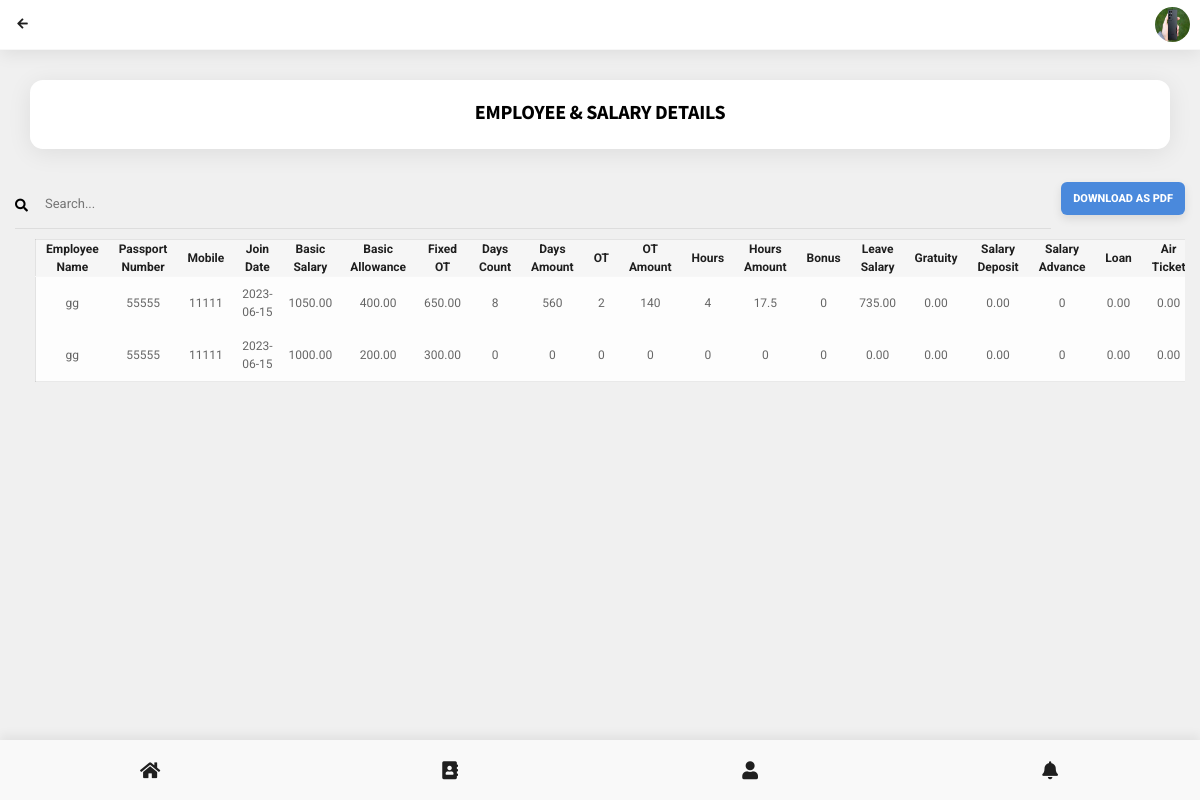
Screenshot of /user-pages/employee.php?company_id=3 (signed in) with the database file from the repository.
### tables this page shows
CREATE TABLE `document_names` (
  `dn_id` bigint(20) UNSIGNED NOT NULL,
  `user_id` bigint(20) UNSIGNED NOT NULL,
  `company_id` bigint(20) UNSIGNED NOT NULL,
  `document_type_id` bigint(20) UNSIGNED NOT NULL,
  `d_name` varchar(255) NOT NULL,
  `created_at` timestamp NULL DEFAULT NULL,
  `updated_at` timestamp NULL DEFAULT NULL
);

CREATE TABLE `employee_details` (
  `emp_id` bigint(20) NOT NULL,
  `employee_name` varchar(30) NOT NULL,
  `passport_no` varchar(9) NOT NULL,
  `mobile` int(15) NOT NULL,
  `join_date` date NOT NULL,
  `document_name_id_fk` bigint(20) UNSIGNED NOT NULL
);

CREATE TABLE `salary` (
  `id` bigint(20) NOT NULL,
  `basic_salary` decimal(10,2) NOT NULL,
  `basic_allowance` decimal(10,2) NOT NULL,
  `fixed_ot` decimal(10,2) NOT NULL,
  `days_count` int(3) NOT NULL,
  `days_amount` float NOT NULL,
  `ot` int(3) NOT NULL,
  `ot_amount` float NOT NULL,
  `hours` int(3) NOT NULL,
  `hours_amount` float NOT NULL,
  `bonus` float NOT NULL,
  `leave_salary` decimal(10,2) DEFAULT NULL,
  `gratuity` decimal(10,2) DEFAULT NULL,
  `salary_deposit` decimal(10,2) NOT NULL,
  `salary_advance` float NOT NULL,
  `loan` decimal(10,2) NOT NULL,
  `air_ticket` decimal(10,2) NOT NULL,
  `telephone_expense` decimal(10,2) NOT NULL,
  `total_salary` decimal(10,2) NOT NULL,
  `document_name_id_fk` bigint(20) UNSIGNED NOT NULL,
  `created_at` timestamp NULL DEFAULT NULL,
  `updated_at` timestamp NULL DEFAULT NULL,
  `salary_status` varchar(6) NOT NULL
);

### user-pages/employee.php (the view, shortened to what this page needs)
<?php include "in-connection.php";?>
<!DOCTYPE HTML>
<html lang="en">
<head>
    <?php include '../user-layouts/head.php';?>
</head>
<body class="theme-light" data-background="none" data-highlight="red2">
<div id="page">
    <?php include '../user-layouts/header.php';?>
    <?php include '../user-layouts/footer.php';?>
    <div class="page-content header-clear">
        <div class="content">
        <?php
if (isset($_GET['search'])) {
    $searchQuery = $_GET['search'];
    $company_id = $_GET['company_id'];
    $query = "
    SELECT *
    FROM `document_names` dn
    JOIN `document_types` dt ON dn.`document_type_id` = dt.`dt_id`
    JOIN `salary` s ON dn.`dn_id` = s.`document_name_id_fk`
    JOIN `companies` c ON c.`c_id` = dn.`company_id`
    JOIN `employee_details` ed ON ed.`document_name_id_fk` = dn.`dn_id`
    WHERE dt.`dt_name` = 'employee details' AND dn.company_id = " . $company_id . "
    AND (
        ed.`employee_name` LIKE '%$searchQuery%'
        OR ed.`passport_no` LIKE '%$searchQuery%'
        OR ed.`mobile` LIKE '%$searchQuery%'
        OR ed.`join_date` LIKE '%$searchQuery%'
        OR s.`basic_salary` LIKE '%$searchQuery%'
        OR s.`basic_allowance` LIKE '%$searchQuery%'
        OR s.`fixed_ot` LIKE '%$searchQuery%'
        OR s.`days_count` LIKE '%$searchQuery%'
        OR s.`days_amount` LIKE '%$searchQuery%'
        OR s.`ot` LIKE '%$searchQuery%'
        OR s.`ot_amount` LIKE '%$searchQuery%'
        OR s.`hours` LIKE '%$searchQuery%'
        OR s.`hours_amount` LIKE '%$searchQuery%'
        OR s.`bonus` LIKE '%$searchQuery%'
        OR s.`leave_salary` LIKE '%$searchQuery%'
        OR s.`gratuity` LIKE '%$searchQuery%'
        OR s.`salary_deposit` LIKE '%$searchQuery%'
        OR s.`salary_advance` LIKE '%$searchQuery%'
        OR s.`loan` LIKE '%$searchQuery%'
        OR s.`air_ticket` LIKE '%$searchQuery%'
        OR s.`telephone_expense` LIKE '%$searchQuery%'
        OR s.`total_salary` LIKE '%$searchQuery%'
        OR s.`salary_status` LIKE '%$searchQuery%'
    )
    ";
} else {
    $company_id = $_GET['company_id'];
    $query = "
    SELECT *
    FROM `document_names` dn
    JOIN `document_types` dt ON dn.`document_type_id` = dt.`dt_id`
    JOIN `salary` s ON dn.`dn_id` = s.`document_name_id_fk`
    JOIN `companies` c ON c.`c_id` = dn.`company_id`
    JOIN `employee_details` ed ON ed.`document_name_id_fk` = dn.`dn_id`
    WHERE dt.`dt_name` = 'employee details' AND dn.company_id = " . $company_id . "
    ";
}
$result = mysqli_query($con, $query);
if ($result) {
    echo '<div class="content-boxed">
                <div class="content bottom-0">
                    <h3 class="bolder uppercase text-center">Employee & Salary Details</h3>
                    <p class="bottom-25">
                    </p>
                </div>
            </div>';
    echo '<div id="search-form" class="search-form">
                <div class="input-style has-icon input-style-1 input-required">
                    <i class="input-icon fa fa-search"></i>
                    <input type="name" id="search-input" name="search" placeholder="Search..." value="' . (isset($_GET['search']) ? $_GET['search'] : '') . '" oninput="performSearch()">
                </div>
                <div class="pdf-download">
                    <a href="#" id="download-btn" onclick="generatePDF()" class="button button-xxs shadow-small button-round-small bg-blue2-dark">Download as PDF</a>
                </div>
            </div>';
    echo '<div class="table-scroll">
            <table id="search-results" class="table-borders-dark">
                <tr>
                    <th>Employee Name</th>
                    <th>Passport Number</th>
                    <th>Mobile</th>
                    <th>Join Date</th>
                    <th>Basic Salary</th>
                    <th>Basic Allowance</th>
                    <th>Fixed OT</th>
                    <th>Days Count</th>
                    <th>Days Amount</th>
                    <th>OT</th>
                    <th>OT Amount</th>
                    <th>Hours</th>
                    <th>Hours Amount</th>
                    <th>Bonus</th>
                    <th>Leave Salary</th>
                    <th>Gratuity</th>
                    <th>Salary Deposit</th>
                    <th>Salary Advance</th>
                    <th>Loan</th>
                    <th>Air Ticket</th>
                    <th>Telephone Expense</th>
                    <th>Total Salary</th>
                    <th>Salary Status</th>
                </tr>';
    while ($row = mysqli_fetch_assoc($result)) {
        echo '<tr>';
        echo '<td>' . $row['employee_name'] . '</td>';
        echo '<td>' . $row['passport_no'] . '</td>';
        echo '<td>' . $row['mobile'] . '</td>';
        echo '<td>' . $row['join_date'] . '</td>';
        echo '<td>' . $row['basic_salary'] . '</td>';
        echo '<td>' . $row['basic_allowance'] . '</td>';
        echo '<td>' . $row['fixed_ot'] . '</td>';
        echo '<td>' . $row['days_count'] . '</td>';
        echo '<td>' . $row['days_amount'] . '</td>';
        echo '<td>' . $row['ot'] . '</td>';
        echo '<td>' . $row['ot_amount'] . '</td>';
        echo '<td>' . $row['hours'] . '</td>';
        echo '<td>' . $row['hours_amount'] . '</td>';
        echo '<td>' . $row['bonus'] . '</td>';
        echo '<td>' . $row['leave_salary'] . '</td>';
        echo '<td>' . $row['gratuity'] . '</td>';
        echo '<td>' . $row['salary_deposit'] . '</td>';
        echo '<td>' . $row['salary_advance'] . '</td>';
        echo '<td>' . $row['loan'] . '</td>';
        echo '<td>' . $row['air_ticket'] . '</td>';
        echo '</tr>';
    }
    echo '</table>
        </div>';
} else {
    echo 'Error: ' . mysqli_error($con);
}
?>
        </div>
    </div>
</div>
</body>

### user-layouts/head.php (shortened to what this page needs)
<?php $url="http://localhost/Q-Ma_finul/"; ?>
<link rel="stylesheet" type="text/css" href="<?php echo $url;?>user-assets/styles/style.css">
<link rel="stylesheet" type="text/css" href="<?php echo $url;?>user-assets/styles/framework.css">
<link rel="stylesheet" type="text/css" href="<?php echo $url;?>user-assets/fonts/css/fontawesome-all.min.css">

### user-layouts/header.php (shortened to what this page needs)
<?php
$profile_image = $_SESSION['profile_image'];
$isHome = (basename($_SERVER['PHP_SELF']) == 'home.php');
$company_name = '';
if ($isHome || basename($_SERVER['PHP_SELF']) == 'about.php' || basename($_SERVER['PHP_SELF']) == 'contact-us.php' || basename($_SERVER['PHP_SELF']) == 'notification.php') {
    ?>
    <div class="header header-fixed header-logo-center">
        <a href="about.php">
            <img src="<?php echo $url;?>function/user/uploads/<?php echo $profile_image; ?>" class="circle-image2 profile-image" style="margin-left: 10px;" onerror="this.onerror=null; this.src='<?php echo $url;?>user-assets/images/no-pi.png';">
        </a>
        <div class="header-title">Q-MANDOOP</div>
    </div>
    <?php
} else {
    ?>
    <div class="header header-fixed header-logo-center">
        <div class="header-left">
            <a href="<?php
            if (basename($_SERVER['PHP_SELF']) == 'doc_type.php') {
                echo 'home.php';
            } else if (basename($_SERVER['PHP_SELF']) == 'employee.php') {
                $company_id = $_GET['company_id'];
                echo 'doc_type.php?company_id=' . $company_id;
            }
            ?>" class="header-icon header-icon-1"><i class="fas fa-arrow-left"></i></a>
        </div>
        <div class="header-title"><?php echo $company_name; ?></div>
        <div class="header-right">
            <a href="about.php">
                <img src="<?php echo $url;?>/function/user/uploads/<?php echo $profile_image; ?>" class="circle-image2 profile-image" style="margin-left: 10px;" onerror="this.onerror=null; this.src='<?php echo $url;?>user-assets/images/no-pi.png';">
            </a>
        </div>
    </div>
<?php } ?>

### user-layouts/footer.php (shortened to what this page needs)
<?php
include "in-connection.php";
$userID = $_SESSION['user_id'];
$notificationQuery = "
SELECT
    cr.expire_date
FROM
    company_registrations cr
WHERE
    cr.user_id = $userID
    AND (
        cr.expire_date <= DATE_ADD(CURRENT_DATE(), INTERVAL 5 DAY)
        OR cr.expire_date = CURRENT_DATE()
        OR cr.expire_date < CURRENT_DATE()
    )
LIMIT 1;
";
$notificationResult = mysqli_query($con, $notificationQuery);
$hasNotification = (mysqli_num_rows($notificationResult) > 0);
?>
<div id="footer-menu" class="footer-menu-4-icons footer-menu-style-2">
    <a href="<?php echo $url;?>user-pages/home.php" id="home-button"><i class="fa fa-home"></i><span class="font-13">HOME</span></a>
    <a href="<?php echo $url;?>user-pages/contact-us.php" id="contact-button"><i class="fas fa-address-book"></i><span class="font-13">CONTACT US</span></a>
    <a href="<?php echo $url;?>user-pages/about.php" id="about-button"><i class="fas fa-user"></i><span class="font-13">ABOUT</span></a>
    <?php if ($hasNotification) { ?>
        <a href="<?php echo $url;?>user-pages/notification.php" id="notification-button" style="color: #FF0000;"><i class="fas fa-bell"></i><span class="font-13">Notification</span></a>
    <?php } else { ?>
        <a href="<?php echo $url;?>user-pages/notification.php" id="notification-button"><i class="fas fa-bell"></i><span class="font-13">Notification</span></a>
    <?php } ?>
</div>

### user-layouts/head.php (style rules this page uses)
.circle-image2 { width: 200px; height: 200px; border-radius: 50%; overflow: hidden; }
.profile-image { width: 35px; height: 35px; margin-right: 10px; }
.header { display: flex; align-items: center; justify-content: space-between; }
.header-left, .header-right { display: flex; align-items: center; }
.header-title { max-width: 200px; overflow: hidden; }

### user-pages/employee.php (style rules this page uses)
.search-form { display: flex; align-items: center; }
.search-form .input-style { flex-grow: 1; margin-right: 10px; }

### rows the page displays
document_names: employee_details.employee_name "gg", employee_details.passport_no "55555", employee_details.mobile "11111", employee_details.join_date "2023-06-15", salary.basic_salary "1050.00", salary.basic_allowance "400.00", salary.fixed_ot "650.00", salary.days_count "8", salary.days_amount "560", salary.ot "2", salary.ot_amount "140", salary.hours "4", salary.hours_amount "17.5", salary.bonus "0", salary.leave_salary "735.00", salary.gratuity "0.00", salary.salary_deposit "0.00", salary.salary_advance "0", salary.loan "0.00", salary.air_ticket "0.00", salary.basic_salary "1000.00", salary.basic_allowance "200.00", salary.fixed_ot "300.00", salary.days_count "0", salary.days_amount "0", salary.ot "0", salary.ot_amount "0", salary.hours "0", salary.hours_amount "0", salary.leave_salary "0.00"
